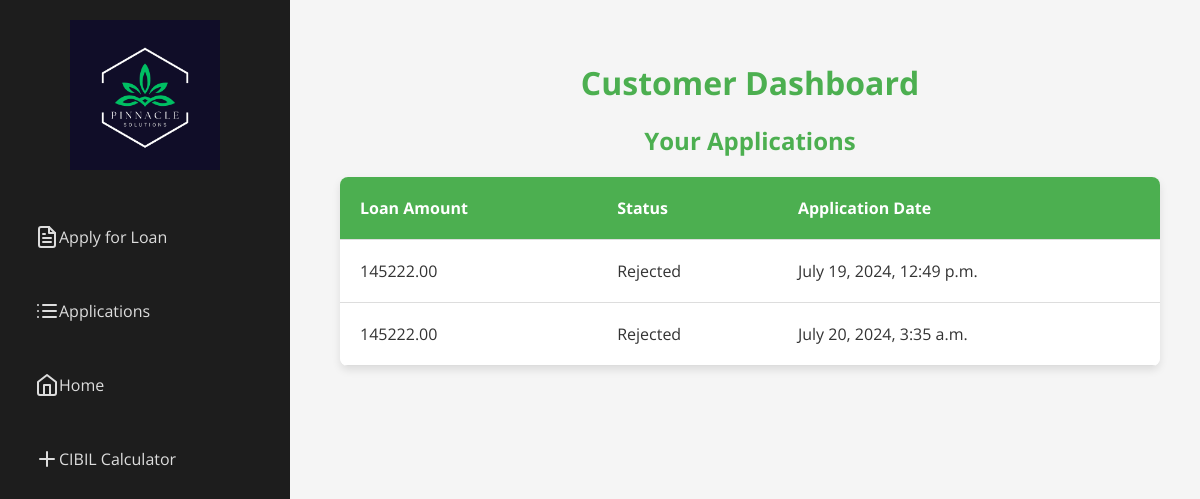
Page /accounts/register/customer_dashboard/ (signed in) on the earlier database version.
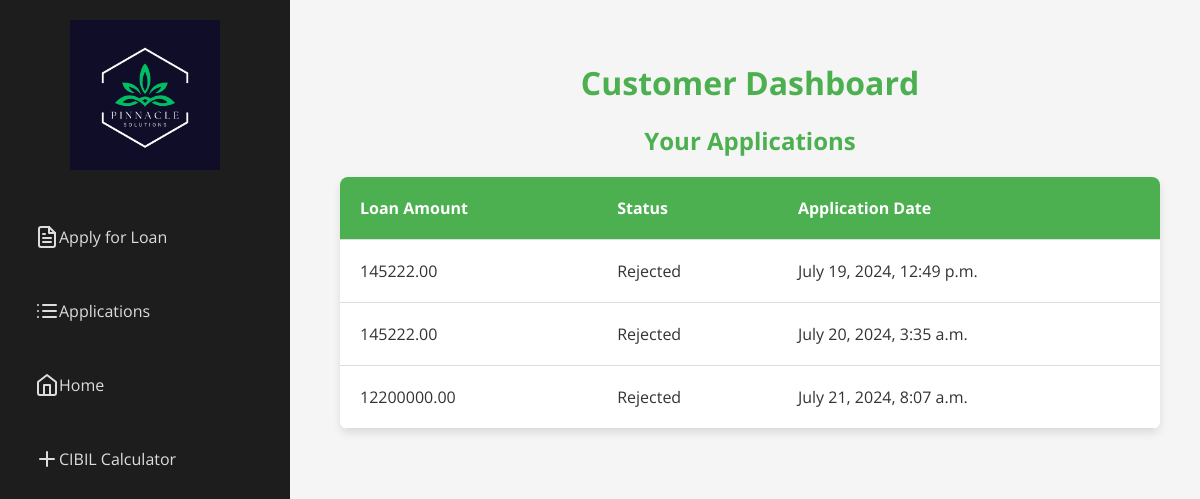
Same page on the later database version.
### loans/models.py (models this page shows, shortened)
class Application(models.Model):
    STATUS_CHOICES = [
        ('P', 'Pending'),
        ('A', 'Approved'),
        ('R', 'Rejected'),
    ]
    user = models.ForeignKey(User, on_delete=models.CASCADE)
    name = models.CharField(max_length=100)
    contact_no = models.CharField(max_length=15)
    city = models.CharField(max_length=100)
    country = models.CharField(max_length=100,default='India')  # Added field for country
    no_of_dependents = models.IntegerField()
    education = models.IntegerField(choices=[(0, '0'), (1, '1')],default=1)
    employment_status = models.IntegerField(default=1)
    income_annum = models.DecimalField(max_digits=12, decimal_places=2 , default=0)
    loan_amount = models.DecimalField(max_digits=10, decimal_places=2)
    loan_term = models.IntegerField(help_text="Loan term in years")
    cibil_score = models.IntegerField()
    residential_assets_value = models.DecimalField(max_digits=12, decimal_places=2, default=0)
    commercial_assets_value = models.DecimalField(max_digits=12, decimal_places=2, default=0)
    luxury_assets_value = models.DecimalField(max_digits=12, decimal_places=2, default=0)
    bank_asset_value = models.DecimalField(max_digits=12, decimal_places=2, default=0)
    status = models.CharField(max_length=1, choices=STATUS_CHOICES, default='P')
    application_date = models.DateTimeField(auto_now_add=True)
    passport_photo = models.ImageField(upload_to='passport_photos/', null=True, blank=True)
    ml_prediction = models.CharField(max_length=50, blank=True, null=True)

### loans/views.py (the view)
# urls.py: path('customer_dashboard/', views.customer_dashboard, name='customer_dashboard'),
@login_required
def customer_dashboard(request):
    applications = Application.objects.filter(user=request.user)
    return render(request, 'loans/customer_dashboard.html', {'applications': applications})

### loans/templates/loans/customer_dashboard.html (shortened to what this page needs)
<!DOCTYPE html>
<html lang="en">
  <head>
    <link
      rel="stylesheet"
      href="https://cdnjs.cloudflare.com/ajax/libs/feather-icons/4.28.0/feather.min.css"
    />
    {% load static %}
<body>
    <div class="sidebar">
        <div class="sidebar__logo">
            <img src="{% static 'images/Pinnacle.png' %}" alt="Logo" style="width: 150px;">
        </div>
        <ul class="sidebar__menu">
            <li class="sidebar__item">
                <a href="{% url 'apply_loan' %}" class="sidebar__link"><i data-feather="file-text"></i> Apply for Loan</a>
            </li>
            <li class="sidebar__item">
                <a href="{% url 'customer_dashboard' %}" class="sidebar__link"><i data-feather="list"></i> Applications</a>
            </li>
            <li class="sidebar__item">
                <a href="{% url 'logout' %}" class="sidebar__link"><i data-feather="home"></i>   Home  </a>
            </li>
            <li class="sidebar__item">
                <a href="{% url 'cibil_calculator' %}" class="sidebar__link"> <i data-feather="plus"></i>  CIBIL Calculator  </a>
            </li>
        </ul>
    </div>
    <div class="main-content">
        <h1>Customer Dashboard</h1>
        <h2>Your Applications</h2>
        <div class="table-container">
            <table>
                <thead>
                    <tr>
                        <th>Loan Amount</th>
                        <th>Status</th>
                        <th>Application Date</th>
                    </tr>
                </thead>
                <tbody>
                    {% for application in applications %}
                    <tr>
                        <td>{{ application.loan_amount }}</td>
                        <td>{{ application.get_status_display }}</td>
                        <td>{{ application.application_date }}</td>
                    </tr>
                    {% endfor %}
                </tbody>
            </table>
        </div>
    </div>
</body>
</html>

Differences in the rows shown:
added Application: loan_amount "12200000.00", status "Rejected", application_date "July 21, 2024, 8:07 a.m."
